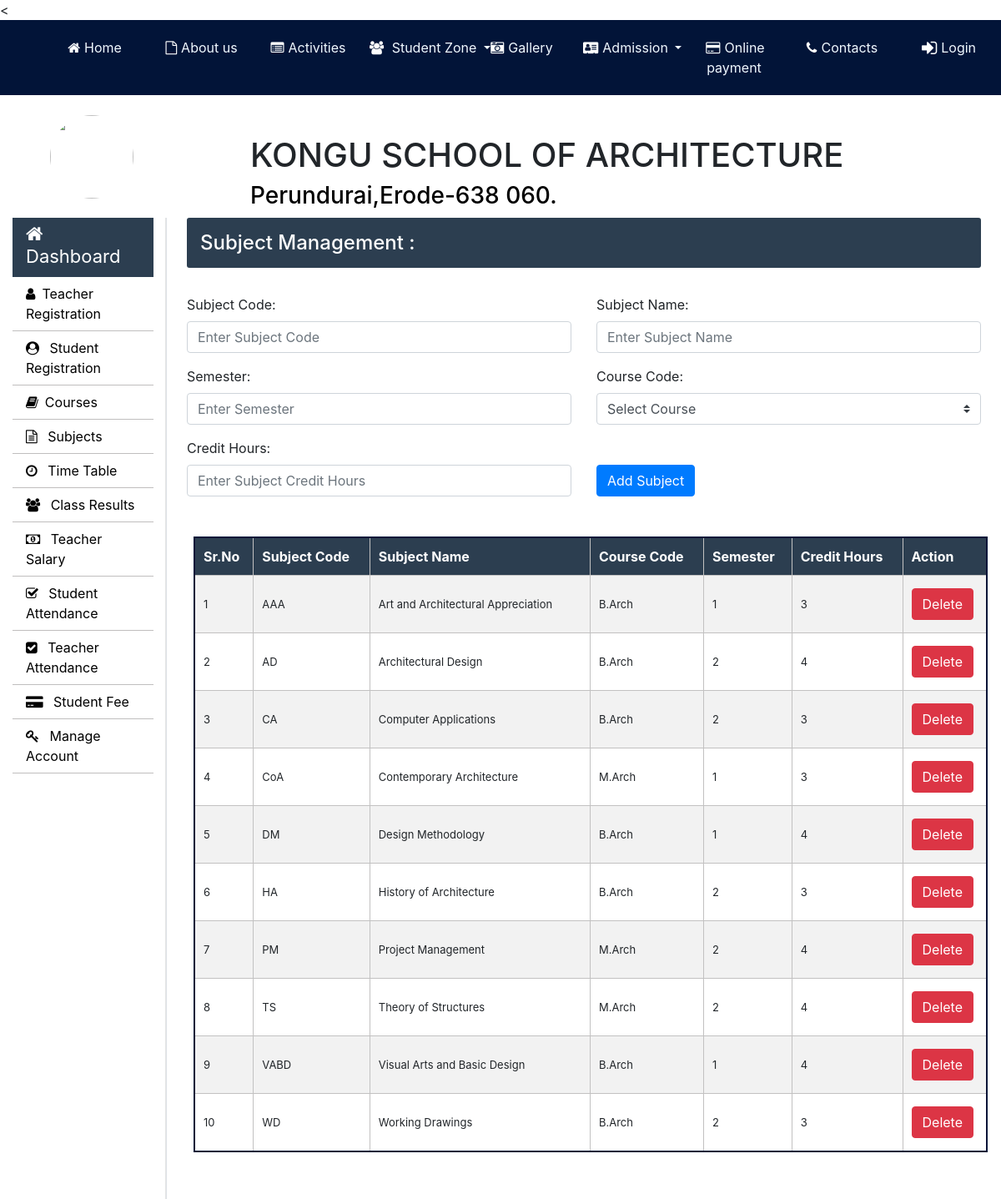
Screenshot of /Admin/subjects.php (signed in) with the database file from the repository.
### tables this page shows
CREATE TABLE `course_subjects` (
  `subject_code` varchar(10) NOT NULL,
  `subject_name` varchar(50) NOT NULL,
  `course_code` varchar(10) NOT NULL,
  `semester` int(10) NOT NULL,
  `credit_hours` int(5) NOT NULL
);

### Admin/subjects.php (the view, shortened to what this page needs)
<?php
		require_once "../connection/connection.php";
	?>
<!doctype html>
<html lang="en">
	<head>
	</head>
	<body>
		<?php include('../common/common-header.php') ?>
		<?php include('../common/admin-sidebar.php') ?>
		<main role="main" class="col-xl-10 col-lg-9 col-md-8 ml-sm-auto px-md-4 mb-2 w-100">
			<div class="sub-main">
				<div class="bar-margin text-center d-flex flex-wrap flex-md-nowrap pt-3 pb-2 mb-3 text-white admin-dashboard pl-3">
					<h4>Subject Management :</h4>
				</div>
				<div class="row">
					<div class="col-md-12">
						<form action="subjects.php" method="post">
							<div class="row mt-3">
								<div class="col-md-6">
									<div class="form-group">
										<label for="exampleInputEmail1">Subject Code: </label>
										<input type="text" name="subject_code" class="form-control" required placeholder="Enter Subject Code" required>
									</div>
								</div>
								<div class="col-md-6">
									<div class="form-group">
										<label for="exampleInputPassword1">Subject Name:</label>
										<input type="text" name="subject_name" class="form-control" required placeholder="Enter Subject Name" required>
									</div>
								</div>
							</div>
							<div class="row">
								<div class="col-md-6">
									<div class="form-group">
										<label for="exampleInputPassword1">Semester:</label>
										<input type="text" name="semester" class="form-control" required placeholder="Enter Semester" required>
									</div>
								</div>
								<div class="col-md-6">
									<div class="form-group">
										<label for="exampleInputEmail1">Course Code:</label>
										<select class="browser-default custom-select" name="course_code">
											<option >Select Course</option>
										</select>
									</div>
								</div>
							</div>
							<div class="row">
								<div class="col-md-6">
									<div class="form-group">
										<label for="exampleInputPassword1">Credit Hours:</label>
										<input type="number" name="credit_hours" class="form-control"  placeholder="Enter Subject Credit Hours" required>
									</div>
								</div>
								<div class="col-md-6 mt-4">
									<div class="form-group pt-2">
										<input type="submit" name="sub" value="Add Subject" class="btn btn-primary">
									</div>
								</div>
							</div>
						</form>
					</div>
				</div>
				<div class="row">
					<div class="col-md-12 ml-2">
						<section class="mt-3">
							<table class="w-100 table-elements table-three-tr" cellpadding="3">
								<tr class="table-tr-head table-three text-white">
									<th>Sr.No</th>
									<th>Subject Code</th>
									<th>Subject Name</th>
									<th>Course Code</th>
									<th>Semester</th>
									<th>Credit Hours</th>
									<th>Action</th>
								</tr>
								<?php
									$sr=1;
									$query="select subject_code,subject_name,course_code,semester,credit_hours from course_subjects";
									$run=mysqli_query($con,$query);
									while($row=mysqli_fetch_array($run)) {
									echo	"<tr>";
									echo	"<td>".$sr++."</td>";
									echo	"<td>".$row['subject_code']."</td>";
									echo	"<td>".$row['subject_name']."</td>";
									echo	"<td>".$row['course_code']."</td>";
									echo	"<td>".$row['semester']."</td>";
									echo	"<td>".$row['credit_hours']."</td>";
									echo	"<td width='20'><a class='btn btn-danger' href=delete-function.php?subject_code=".$row['subject_code'].">Delete</a></td>";
									echo	"</tr>";
									}
								?>
							</table>
						</section>
					</div>
				</div>
			</div>
		</main>
	</body>
</html>

### css/style.css (style rules this page uses)
table { border-collapse:collapse; border-spacing: 0; width: 100%; border: 2px solid rgb(2, 20, 56); }
th, td { text-align: left; padding: 8px; }
tr:nth-child(even) { background-color: #f2f2f2 }
.committie th, td { border: 1px solid rgb(2, 20, 56); border-style:dotted; text-align: left; padding: 15px; height: 50px; }
*,*:after,*:before { -webkit-box-sizing: border-box; -moz-box-sizing: border-box; -ms-box-sizing: border-box; box-sizing: border-box; }
section { float: left; width: 100%; padding-bottom:3em; }
body { margin: 1em; }
h4 { font-size: 22px; }
.admin-dashboard { margin-top: 1px !important; background: #2c3e50 !important; border-radius: 3px; }
.table-elements tr, td, th { font-size: 13px; border: 1px solid rgb(194, 193, 193); padding-left: 10px !important; }
.table-three { background: #2c3e50 !important; }
.table-tr-head { height: 45px !important; padding: 10px !important; margin-top: 5px !important; }
.table-font-for-transcript td, th { font-size: 16px !important; }

### rows the page displays
course_subjects: subject_code "AAA", subject_name "Art and Architectural Appreciation", course_code "B.Arch", semester "1", credit_hours "3"
course_subjects: subject_code "AD", subject_name "Architectural Design", course_code "B.Arch", semester "2", credit_hours "4"
course_subjects: subject_code "CA", subject_name "Computer Applications", course_code "B.Arch", semester "2", credit_hours "3"
course_subjects: subject_code "CoA", subject_name "Contemporary Architecture", course_code "M.Arch", semester "1", credit_hours "3"
course_subjects: subject_code "DM", subject_name "Design Methodology", course_code "B.Arch", semester "1", credit_hours "4"
course_subjects: subject_code "HA", subject_name "History of Architecture", course_code "B.Arch", semester "2", credit_hours "3"
course_subjects: subject_code "PM", subject_name "Project Management", course_code "M.Arch", semester "2", credit_hours "4"
course_subjects: subject_code "TS", subject_name "Theory of Structures", course_code "M.Arch", semester "2", credit_hours "4"
course_subjects: subject_code "VABD", subject_name "Visual Arts and Basic Design", course_code "B.Arch", semester "1", credit_hours "4"
course_subjects: subject_code "WD", subject_name "Working Drawings", course_code "B.Arch", semester "2", credit_hours "3"
